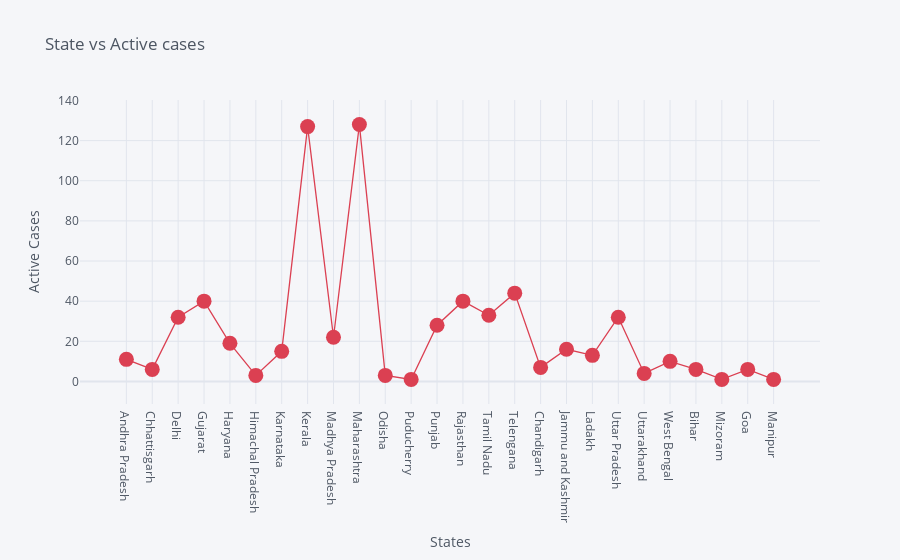

Notebook cell for this chart:
### Markdown cell above
# STATEWISE

### Code cell
#by pandas
# df.plot(kind='scatter',x='Name of State / UT',y='Active Cases')

# by matplotlib
# plt.scatter(df['Name of State / UT'],df['Active Cases'])

#plotly
df.iplot(kind='scatter',x='Name of State / UT'
         ,y='Active Cases',mode='markers+lines'
        ,title='State vs Active cases',
        xTitle='States',
        yTitle='Active Cases',
        colors='Red',
        size=15)

### Figure 1 — Plotly figure (JSON) as saved in the notebook; plotly's stock layout.template omitted (floating-point values rounded to 4 significant figures)
{"data": [{"line": {"color": "rgba(219, 64, 82, 1.0)", "dash": "solid", "shape": "linear", "width": 1.3}, "marker": {"size": 15, "symbol": "circle"}, "mode": "markers+lines", "name": "Active Cases", "text": "", "type": "scatter", "x": ["Andhra Pradesh", "Chhattisgarh", "Delhi", "Gujarat", "Haryana", "Himachal Pradesh", "Karnataka", "Kerala", "Madhya Pradesh", "Maharashtra", "Odisha", "Puducherry", "Punjab", "Rajasthan", "Tamil Nadu", "Telengana", "Chandigarh", "Jammu and Kashmir", "Ladakh", "Uttar Pradesh", "Uttarakhand", "West Bengal", "Bihar", "Mizoram", "Goa", "Manipur"], "y": [11, 6, 32, 40, 19, 3, 15, 127, 22, 128, 3, 1, 28, 40, 33, 44, 7, 16, 13, 32, 4, 10, 6, 1, 6, 1]}], "layout": {"legend": {"bgcolor": "#F5F6F9", "font": {"color": "#4D5663"}}, "paper_bgcolor": "#F5F6F9", "plot_bgcolor": "#F5F6F9", "title": {"font": {"color": "#4D5663"}, "text": "State vs Active cases"}, "xaxis": {"gridcolor": "#E1E5ED", "showgrid": true, "tickfont": {"color": "#4D5663"}, "title": {"font": {"color": "#4D5663"}, "text": "States"}, "zerolinecolor": "#E1E5ED"}, "yaxis": {"gridcolor": "#E1E5ED", "showgrid": true, "tickfont": {"color": "#4D5663"}, "title": {"font": {"color": "#4D5663"}, "text": "Active Cases"}, "zerolinecolor": "#E1E5ED"}}}
